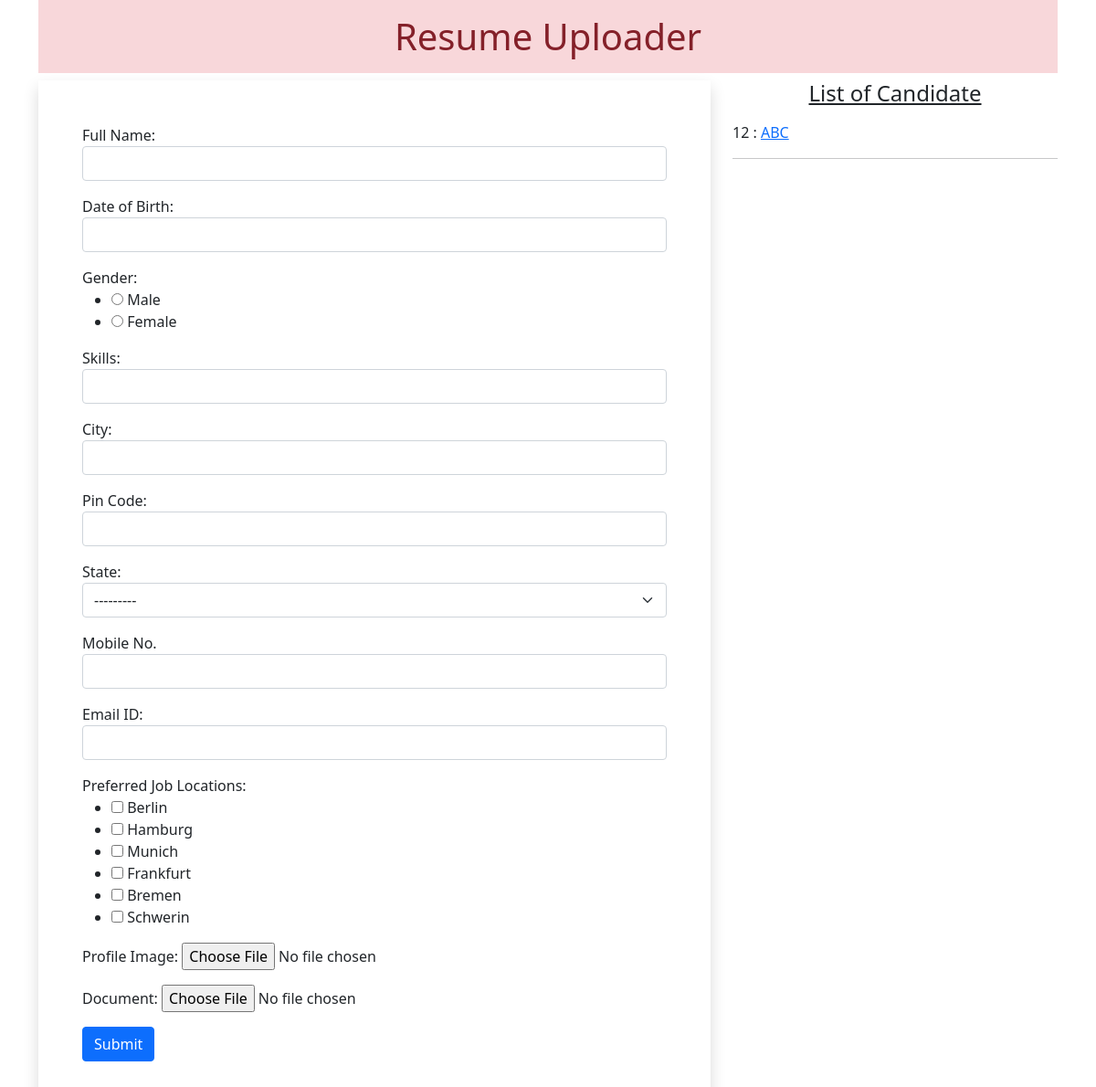
Before: / with the older database file.
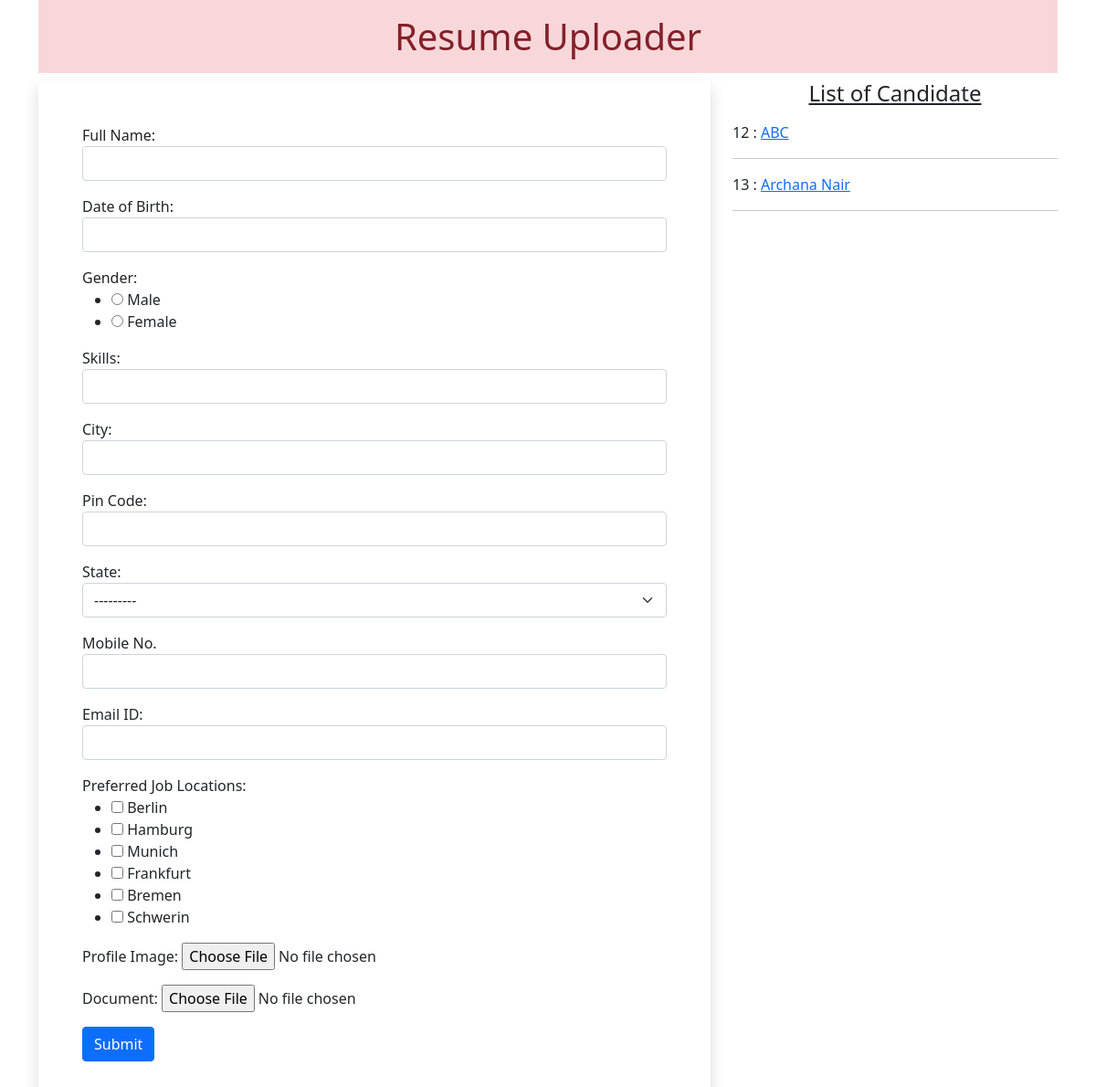
After: the same page with the newer database file.
### myapp/models.py (models this page shows)
class Resume(models.Model):
 name = models.CharField(max_length=100)
 dob = models.DateField(auto_now=False, auto_now_add=False)
 gender = models.CharField(max_length=100)
 locality = models.CharField(max_length=100)
 city = models.CharField(max_length=100)
 pin = models.PositiveIntegerField()
 state = models.CharField(choices=STATE_CHOICE, max_length=50)
 mobile = models.PositiveIntegerField()
 email = models.EmailField()
 job_city = models.CharField(max_length=50)
 profile_image = models.ImageField(upload_to='profileimg', blank=True)
 my_file = models.FileField(upload_to='doc', blank=True)

### myapp/views.py (the view, shortened to what this page needs)
# urls.py: path('', views.HomeView.as_view(), name='home'),
class HomeView(View):
 def get(self, request):
  form = ResumeForm()
  candidates = Resume.objects.all()
  return render(request, 'myapp/home.html', { 'candidates':candidates, 'form':form})

### myapp/forms.py
class ResumeForm(forms.ModelForm):
 gender = forms.ChoiceField(choices=GENDER_CHOICES, widget=forms.RadioSelect)
 job_city = forms.MultipleChoiceField(label='Preferred Job Locations', choices=JOB_CITY_CHOICE, widget=forms.CheckboxSelectMultiple)
 class Meta:
  model = Resume
  fields = ['name', 'dob', 'gender', 'locality', 'city', 'pin', 'state', 'mobile', 'email', 'job_city', 'profile_image', 'my_file']
  labels = {'name':'Full Name', 'dob': 'Date of Birth', 'pin':'Pin Code', 'mobile':'Mobile No.', 'email':'Email ID', 'profile_image':'Profile Image', 'my_file':'Document','locality':'Skills'}
  widgets = {
   'name':forms.TextInput(attrs={'class':'form-control'}),
   'dob':forms.DateInput(attrs={'class':'form-control', 'id':'datepicker'}),
   'locality':forms.TextInput(attrs={'class':'form-control'}),
   'city':forms.TextInput(attrs={'class':'form-control'}),
   'pin':forms.NumberInput(attrs={'class':'form-control'}),
   'state':forms.Select(attrs={'class':'form-select'}),
   'mobile':forms.NumberInput(attrs={'class':'form-control'}),
   'email':forms.EmailInput(attrs={'class':'form-control'}),
  }

### myapp/templates/myapp/home.html (shortened to what this page needs)
<!DOCTYPE html>
{% load static %}
<html lang="en">
<head>
 <link href="https://cdn.jsdelivr.net/npm/bootstrap@5.0.0-beta2/dist/css/bootstrap.min.css" rel="stylesheet">
 <link rel="stylesheet" href="//code.jquery.com/ui/1.12.1/themes/base/jquery-ui.css">
</head>
<body>
 <div class="container mb-5">
  <h1 class="alert-danger text-center p-3">Resume Uploader</h1>
  <div class="row">
   <div class="col-sm-8">
    <form action="" method="post" enctype="multipart/form-data" class="shadow p-5">
     {% for fm in form %}
       <div class="form-group mb-3">
       {{fm.label_tag}} {{fm}} <small class="text-danger">{{fm.errors|striptags}}</small>
       </div>
     {% endfor %}
     <input type="submit" value="Submit" class="btn btn-primary">
    </form>
   </div>
   <div class="col-sm-4">
    <h4 class="text-center mb-3"><u>List of Candidate</u></h4>
    {% for candidate in candidates %}
     {{candidate.id}} : <a href="{% url 'candidate' candidate.id %}">{{candidate.name}}</a>
     <hr>
    {% endfor %}
   </div>
  </div>
 </div>
</body>
</html>

Changed rows visible on the page:
added Resume: id "13", name "Archana Nair"
